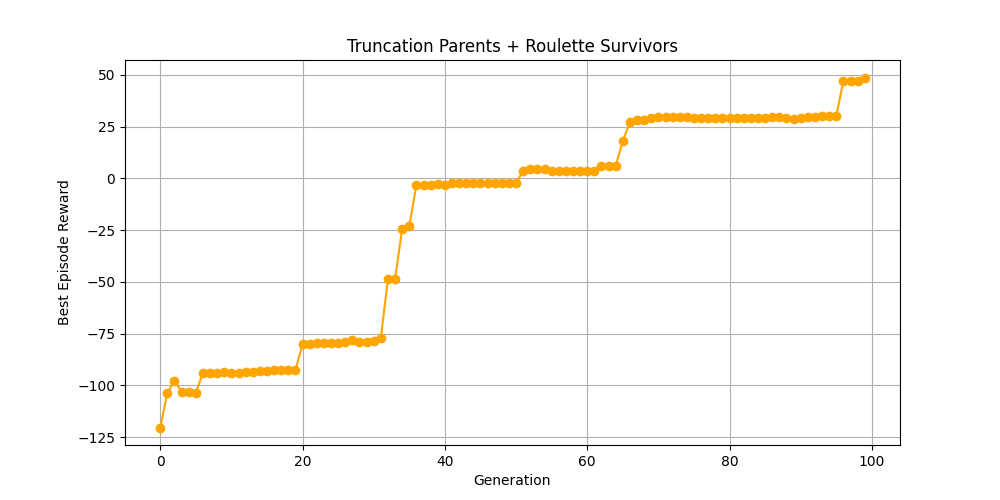

The Python source for this figure:
import gymnasium as gym
import numpy as np
import random
import matplotlib.pyplot as plt
import copy

def evalfitness(chromosome, render_mode=None):
    env = gym.make("HalfCheetah-v5", render_mode=render_mode) 
    observation, info = env.reset()
    episode_reward = 0
    terminated = False
    truncated = False
    keyframe_index = 0
    K = len(chromosome) 
    remaining_steps = int(chromosome[keyframe_index][-1])
    while not (terminated or truncated):
        action = chromosome[keyframe_index][:-1]
        observation, reward, terminated, truncated, info = env.step(action)
        episode_reward += reward
        remaining_steps -= 1
        if remaining_steps <= 0:
            keyframe_index = (keyframe_index + 1) % K
            remaining_steps = int(chromosome[keyframe_index][-1])
    env.close()
    return episode_reward

def initPopulation(populationSize, numKeyframes):
    population = []
    for _ in range(populationSize):
        chromosome = []
        for _ in range(numKeyframes):
            torques = np.random.uniform(-1.0, 1.0, 6)
            duration = np.random.randint(5, 51)
            gene = np.append(torques, duration)
            chromosome.append(gene)
        population.append(chromosome)
    return population

def tourneySelection(population, fitnessScores):
    parentA, parentB = random.sample(range(len(population)), 2)
    if fitnessScores[parentA] > fitnessScores[parentB]:
        return population[parentA]
    else:
        return population[parentB]

def truncationSelection(pool, scores, numSelections):
    sortedPool = sorted(zip(pool, scores), key=lambda x: x[1], reverse=True)
    selected = [indiv for indiv, score in sortedPool[:numSelections]]
    selectedScores = [score for indiv, score in sortedPool[:numSelections]]
    return selected, selectedScores

def rouletteSelection(pool, scores, numSelections, replace=False):
    minScore = min(scores)
    shiftedScores = [s - minScore + 1e-6 for s in scores]
    sumScores = sum(shiftedScores)
    probabilities = [s / sumScores for s in shiftedScores]
    selectedIndices = np.random.choice(
        len(pool), 
        size=numSelections, 
        replace=replace, 
        p=probabilities
    )
    selected = [pool[i] for i in selectedIndices]
    selectedScores = [scores[i] for i in selectedIndices]
    return selected, selectedScores

def crossover(parent1, parent2):
    K_len = len(parent1)
    cp = random.randint(1, K_len - 1)
    child = parent1[:cp] + parent2[cp:]
    return child

def mutate(chromosome, mutation_rate=0.1):
    if random.random() < mutation_rate:
        randGene = random.randint(0, len(chromosome) - 1)
        randPara = random.randint(0, 6)
        if randPara < 6:
            chromosome[randGene][randPara] = np.random.uniform(-1.0, 1.0)
        else:
            chromosome[randGene][randPara] = np.random.randint(5, 51)
    return chromosome

def main():
    populationSize = 20
    nkeyframes = 5
    numGenerations = 100
    numOffspring = 10
    
    P1 = initPopulation(populationSize, nkeyframes)
    print("Evaluating initial population (Silent)...")
    fitnessScores = [evalfitness(chrom, render_mode=None) for chrom in P1]
    print(f"Initial Scores: {fitnessScores}")
    rewardsHistory = []

    for gen in range(numGenerations):
        parents, parentScores = truncationSelection(P1, fitnessScores, numOffspring)       
        newChildren = []        
        for i in range(numOffspring):
            p1 = parents[i % len(parents)]
            p2 = random.choice(parents) 
            child = mutate(copy.deepcopy(crossover(p1, p2)))
            newChildren.append(child) 
        childScores = [evalfitness(c, render_mode=None) for c in newChildren]
        totalPool = P1 + newChildren
        totalScores = fitnessScores + childScores
        P1, fitnessScores = rouletteSelection(totalPool, totalScores, populationSize)
        bestReward = max(totalScores)
        rewardsHistory.append(bestReward)
        print(f"Generation {gen}: Best Reward = {bestReward}")
    print("Optimization Complete.")
    
    best_idx = np.argmax(fitnessScores)
    bestCheetah = P1[best_idx]
    print("Showing the best cheetah animation...")
    evalfitness(bestCheetah, render_mode="human")

    with open("best_keyframes_truncation+roulette.txt", "w") as f:
        f.write(f"{len(bestCheetah)}\n")
        for keyframe in bestCheetah:
            line = ", ".join([f"{val:.2f}" if i < 6 else f"{int(val)}" 
                             for i, val in enumerate(keyframe)])
            f.write(line + "\n")
    print("Best keyframes saved to 'best_keyframes_truncation+roulette.txt'!")

    plt.figure(figsize=(10, 5))
    plt.plot(range(numGenerations), rewardsHistory, marker='o', color='orange', linestyle='-')
    plt.title("Truncation Parents + Roulette Survivors")
    plt.xlabel("Generation")
    plt.ylabel("Best Episode Reward")
    plt.grid(True)
    plt.savefig("truncation+roulette.png")
    plt.show()
    print("Deliverable 4: Convergence plot has been generated and saved.")

if __name__ == "__main__":
    main()
